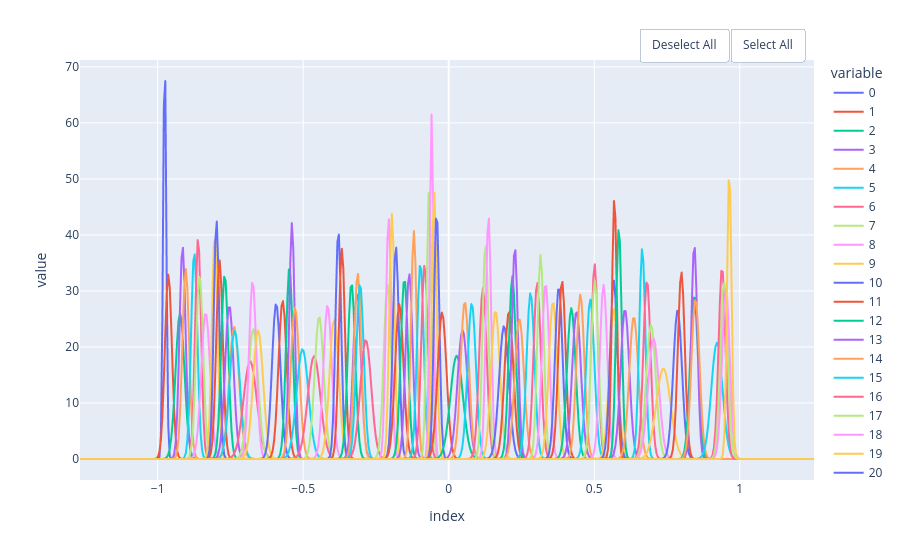
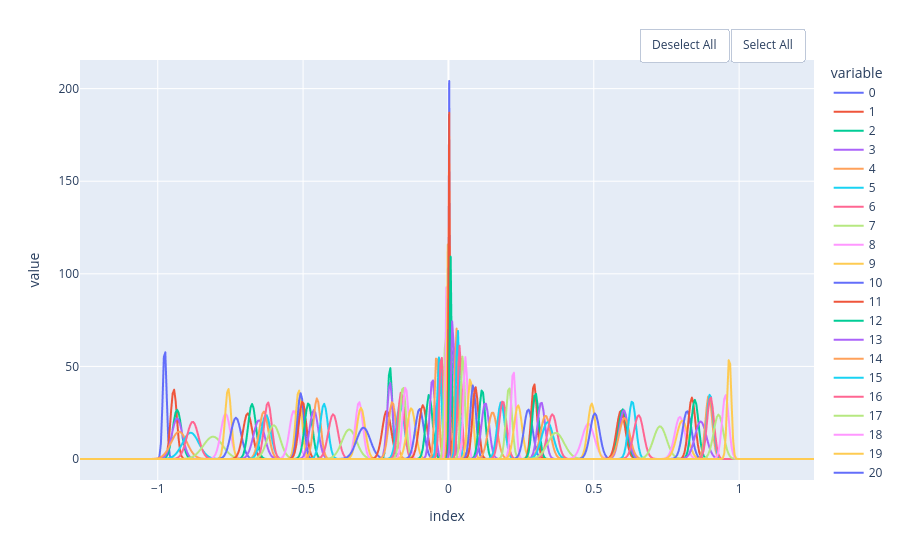
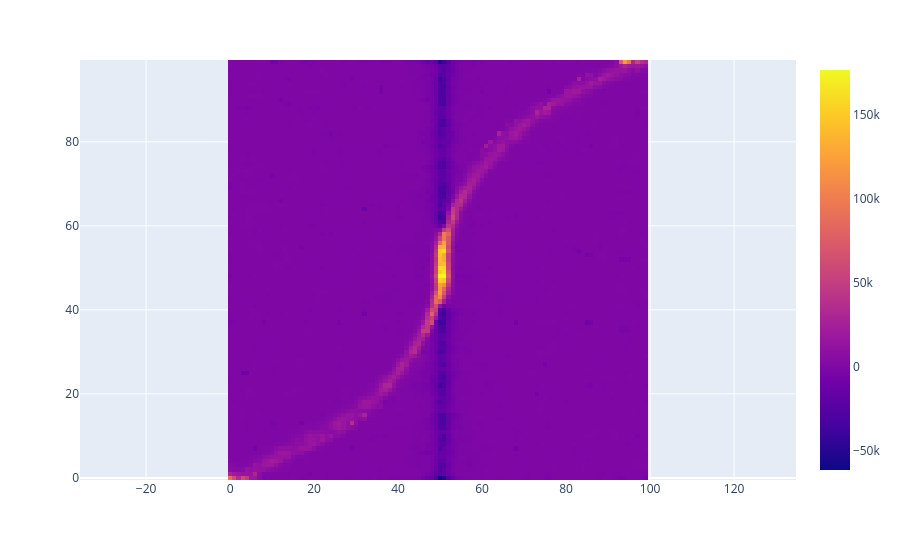

Write notebook code for charts like these, in order.
### Markdown cell above
## Plotting
The package provides you with some plotting functions. Each of them starts with plot as name. Feel free to expirement with them.

### Code cell
spn.plot_som(som_1, True)
spn.plot_som(som_2, True)
spn.plot_hcm(correlation_matrix)
